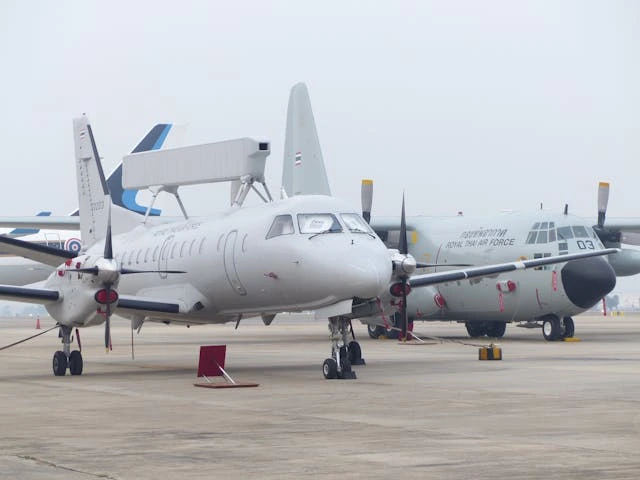
#> input picture data/pexels-saab-340.webp, 640 x 480 px
$ jupyter execute '5 Scaling, Rotating, Shifting and Edge Detection.ipynb'
#> lines starting #> are read from the running program, lines starting #| are printed output that depends on the picture; after the words box and inside, x2 and y2 are one past the last pixel; in counts of white or black regions, pixels touching at a corner belong together
<p style="font-family:ComicSansMS; font-size: 30px; color: magenta"> Image Processing in Python</p>

<p style="font-family:ComicSansMS; font-size: 20px; color: orange"> Image processing involves analyzing and modifying digital images using computer algorithms.</p>

> 1. Image Resizing
* <p style="font-family:ComicSansMS; font-size: 20px; color: orange">cv2.resize(): Resizes the image to new dimensions.</<p>
* <p style="font-family:ComicSansMS; font-size: 20px; color: orange">cv2.INTER_CUBIC: Provides high-quality enlargement.</<p>
* <p style="font-family:ComicSansMS; font-size: 20px; color: orange">cv2.INTER_AREA: Works best for downscaling.</<p>

[cell 1]
import cv2
import numpy as np
import matplotlib.pyplot as plt

image = cv2.imread('../../data/pexels-saab-340.webp')
#> image is the input picture: shape (480, 640, 3); mean B, G, R 190.2, 186.2, 184.6
image_rgb = cv2.cvtColor(image, cv2.COLOR_BGR2RGB)
scale_factor_1 = 3.0
scale_factor_2 = 1/3.0
height, width = image_rgb.shape[:2]
#> height = 480; width = 640
new_height = int(height * scale_factor_1)
#> new_height = 1440
new_width = int(width * scale_factor_1)
#> new_width = 1920

zoomed_image = cv2.resize(src =image_rgb,
                          dsize=(new_width, new_height),
                          interpolation=cv2.INTER_CUBIC)

new_height1 = int(height * scale_factor_2)
#> new_height1 = 160
new_width1 = int(width * scale_factor_2)
#> new_width1 = 213
scaled_image = cv2.resize(src= image_rgb,
                          dsize =(new_width1, new_height1),
                          interpolation=cv2.INTER_AREA)

fig, axs = plt.subplots(1, 3, figsize=(10, 4))
axs[0].imshow(image_rgb)
axs[0].set_title('Original Image Shape:'+str(image_rgb.shape))
axs[1].imshow(zoomed_image)
axs[1].set_title('Zoomed Image Shape:'+str(zoomed_image.shape))
axs[2].imshow(scaled_image)
axs[2].set_title('Scaled Image Shape:'+str(scaled_image.shape))

for ax in axs:
    ax.set_xticks([])
    ax.set_yticks([])

plt.tight_layout()
plt.show()
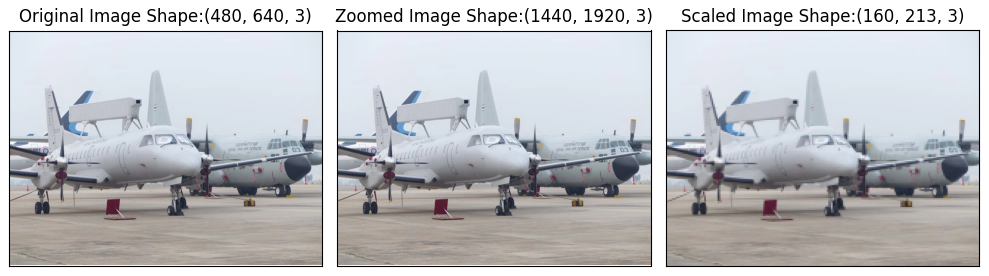
#> figure drawn by matplotlib, 3 panels

> 2. Image Rotation
* <p style="font-family:ComicSansMS; font-size: 20px; color: orange">cv2.getRotationMatrix2D() : generates the transformation matrix.</<p>
* <p style="font-family:ComicSansMS; font-size: 20px; color: orange">cv2.warpAffine() : applies the rotation.</<p>
* <p style="font-family:ComicSansMS; font-size: 20px; color: orange">A positive angle rotates the image clockwise; a negative angle rotates it counterclockwise.</<p>
* <p style="font-family:ComicSansMS; font-size: 20px; color: orange">The scale factor adjusts the image size.</<p>

[cell 2]
img = cv2.imread('../../data/pexels-saab-340.webp')
image_rgb = cv2.cvtColor(img, cv2.COLOR_BGR2RGB)
center = (image_rgb.shape[1] // 2, image_rgb.shape[0] // 2)
#> center = (320, 240)
angle = 30
scale = 1
rotation_matrix = cv2.getRotationMatrix2D(center, angle, scale)
rotated_image = cv2.warpAffine(image_rgb, rotation_matrix, (img.shape[1], img.shape[0]))
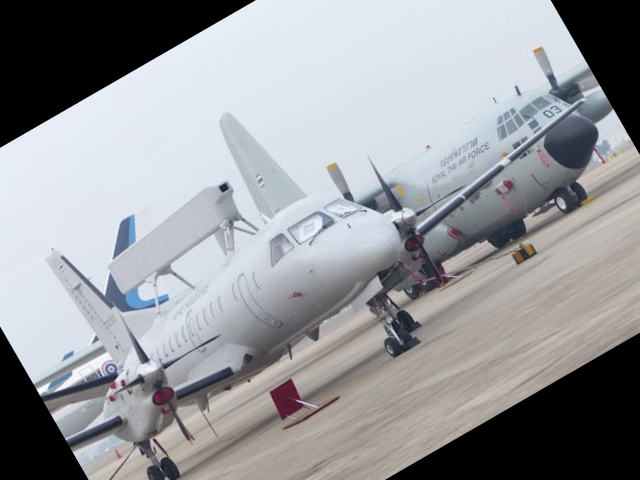
#> rotated_image: shape (480, 640, 3); mean R, G, B 151.5, 153.2, 157.1

fig, axs = plt.subplots(1, 2, figsize=(7, 4))
axs[0].imshow(image_rgb)
axs[0].set_title('Original Image')
axs[1].imshow(rotated_image)
axs[1].set_title('Image Rotation')
for ax in axs:
    ax.set_xticks([])
    ax.set_yticks([])

plt.tight_layout()
plt.show()
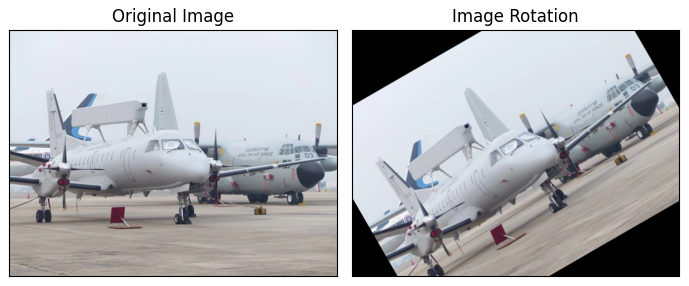
#> figure drawn by matplotlib, 2 panels

> 3. Image Translation
* <p style="font-family:ComicSansMS; font-size: 20px; color: orange">Image Translation is the process of moving an image from one position to another within a specified frame of reference.</<p>
* <p style="font-family:ComicSansMS; font-size: 20px; color: orange">cv2.warpAffine() shifts the image based on translation values.</<p>
* <p style="font-family:ComicSansMS; font-size: 20px; color: orange">tx, ty define the movement along the x and y axes.</<p>

[cell 3]
img = cv2.imread('../../data/pexels-saab-340.webp')
image_rgb = cv2.cvtColor(img, cv2.COLOR_BGR2RGB)
width, height = image_rgb.shape[1], image_rgb.shape[0]

tx, ty = 100, 70
translation_matrix = np.array([[1, 0, tx], [0, 1, ty]], dtype=np.float32)
translated_image = cv2.warpAffine(image_rgb, translation_matrix, (width, height))
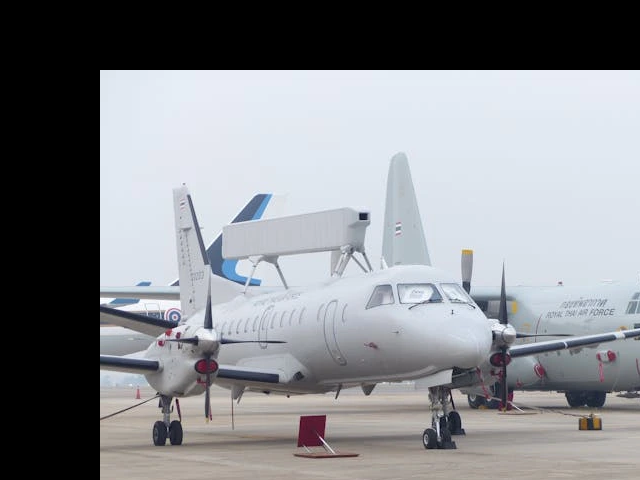
#> translated_image: shape (480, 640, 3); mean R, G, B 134.7, 136.9, 141.2

fig, axs = plt.subplots(1, 2, figsize=(7, 4))
axs[0].imshow(image_rgb), axs[0].set_title('Original Image')
axs[1].imshow(translated_image), axs[1].set_title('Image Translation')

for ax in axs:
    ax.set_xticks([]), ax.set_yticks([])

plt.tight_layout()
plt.show()

> 4. Image Shearing
* <p style="font-family:ComicSansMS; font-size: 20px; color: orange">Image Shearing is a geometric transformation that distorts or skews an image along one or both axes.</<p>
* <p style="font-family:ComicSansMS; font-size: 20px; color: orange">shear_x, shear_y control the degree of skewing.</<p>
* <p style="font-family:ComicSansMS; font-size: 20px; color: orange">cv2.warpAffine() applies the transformation.</<p>

[cell 4]
img = cv2.imread('../../data/pexels-saab-340.webp')
image_rgb = cv2.cvtColor(img, cv2.COLOR_BGR2RGB)
width, height = image_rgb.shape[1], image_rgb.shape[0]

shearX, shearY = -0.15, 0
transformation_matrix = np.array([[1, shearX, 0], [0, 1, shearY]], dtype=np.float32)
sheared_image = cv2.warpAffine(image_rgb, transformation_matrix, (width, height))
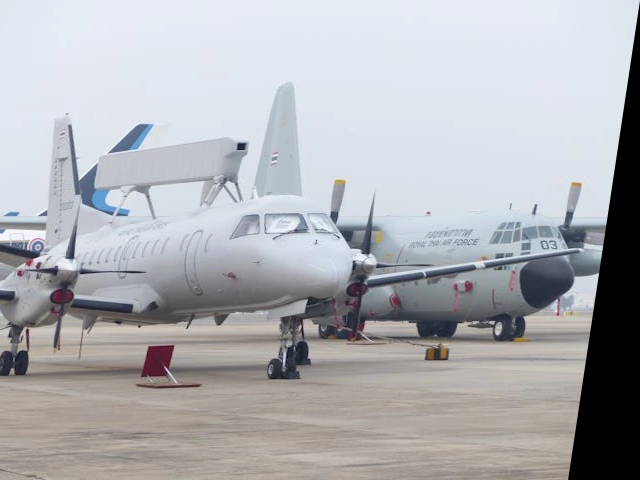
#> sheared_image: shape (480, 640, 3); mean R, G, B 174.8, 176.5, 180.5

fig, axs = plt.subplots(1, 2, figsize=(7, 4))
axs[0].imshow(image_rgb), axs[0].set_title('Original Image')
axs[1].imshow(sheared_image), axs[1].set_title('Sheared Image')

for ax in axs:
    ax.set_xticks([]), ax.set_yticks([])

plt.tight_layout()
plt.show()

> 5. Image Normalization
* <p style="font-family:ComicSansMS; font-size: 20px; color: orange">Image Normalization scales pixel values to a specific range to enhance image processing tasks. Here:</<p>
* <p style="font-family:ComicSansMS; font-size: 20px; color: orange">cv2.normalize(): Normalizes pixel values.</<p>
* <p style="font-family:ComicSansMS; font-size: 20px; color: orange">cv2.NORM_MINMAX: Scales values between 0 and 1.</<p>
* <p style="font-family:ComicSansMS; font-size: 20px; color: orange">cv2.merge(): Combines separately normalized RGB channels.</<p>

[cell 5]
img = cv2.imread('../../data/pexels-saab-340.webp')
image_rgb = cv2.cvtColor(img, cv2.COLOR_BGR2RGB)
b, g, r = cv2.split(image_rgb)
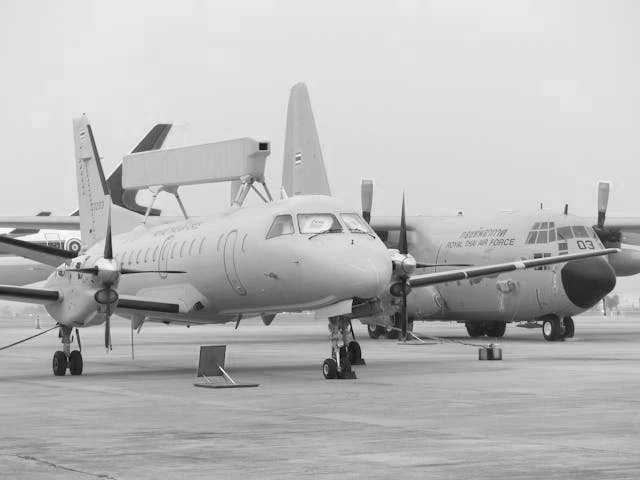
#> b: shape (480, 640); min 0, max 255, mean 184.6
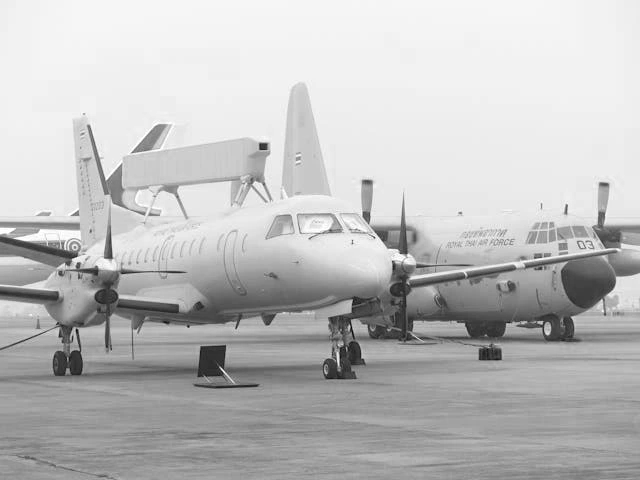
#> r: shape (480, 640); min 4, max 255, mean 190.2

b_normalized = cv2.normalize(b.astype('float'), None, 0, 1, cv2.NORM_MINMAX)
g_normalized = cv2.normalize(g.astype('float'), None, 0, 1, cv2.NORM_MINMAX)
r_normalized = cv2.normalize(r.astype('float'), None, 0, 1, cv2.NORM_MINMAX)

normalized_image = cv2.merge((b_normalized, g_normalized, r_normalized))
print(normalized_image[:, :, 0])
#> (printed output is left out)

plt.imshow(normalized_image)
plt.xticks([]),
plt.yticks([]),
plt.title('Normalized Image')
plt.show()

> 6. Edge detection of Image
* <p style="font-family:ComicSansMS; font-size: 20px; color: orange">Edge detection is used to find sharp edges withing image to find different objects and boundaries within a image. Canny Edge Detection is a popular edge detection method. Here:</<p>
* <p style="font-family:ComicSansMS; font-size: 20px; color: orange">cv2.GaussianBlur(): Removes noise through Gaussian smoothing.</<p>
* <p style="font-family:ComicSansMS; font-size: 20px; color: orange">cv2.Sobel(): Computes the gradient of the image.</<p>
* <p style="font-family:ComicSansMS; font-size: 20px; color: orange">cv2.Canny(): Applies non-maximum suppression and hysteresis thresholding to detect edges.</<p>

[cell 6]
img = cv2.imread('../../data/pexels-saab-340.webp')
image_rgb = cv2.cvtColor(img, cv2.COLOR_BGR2RGB)
edges = cv2.Canny(image_rgb, 100, 700)
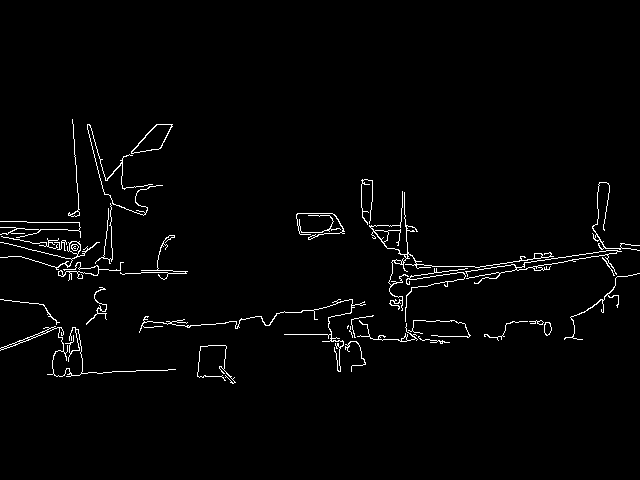
#> edges: shape (480, 640); 2% white in thin lines or dots, all inside (x1, y1, x2, y2) = (0, 119, 640, 384)

fig, axs = plt.subplots(1, 2, figsize=(7, 4))
axs[0].imshow(image_rgb), axs[0].set_title('Original Image')
axs[1].imshow(edges), axs[1].set_title('Image Edges')

for ax in axs:
    ax.set_xticks([]), ax.set_yticks([])

plt.tight_layout()
plt.show()

> 7. Image Blurring
* <p style="font-family:ComicSansMS; font-size: 20px; color: orange">Image Blurring reduces image detail by averaging pixel values. Here:</<p>
* <p style="font-family:ComicSansMS; font-size: 20px; color: orange">cv2.GaussianBlur(): Smooths using a Gaussian kernel.</<p>
* <p style="font-family:ComicSansMS; font-size: 20px; color: orange">cv2.medianBlur(): Replaces pixels with the median value in a neighborhood.</<p>
* <p style="font-family:ComicSansMS; font-size: 20px; color: orange">cv2.bilateralFilter(): Preserves edges while blurring.</<p>

[cell 7]
image = cv2.imread('../../data/pexels-saab-340.webp')
image_rgb = cv2.cvtColor(image, cv2.COLOR_BGR2RGB)
blurred = cv2.GaussianBlur(image, (3, 3), 0)
blurred_rgb = cv2.cvtColor(blurred, cv2.COLOR_BGR2RGB)

fig, axs = plt.subplots(1, 2, figsize=(7, 4))
axs[0].imshow(image_rgb), axs[0].set_title('Original Image')
axs[1].imshow(blurred_rgb), axs[1].set_title('Blurred Image')

for ax in axs:
    ax.set_xticks([]), ax.set_yticks([])

plt.tight_layout()
plt.show()

> 8. Morphological Image Processing
* <p style="font-family:ComicSansMS; font-size: 20px; color: orange">Morphological Image Processing involves techniques that process the structure or shape of objects in an image. It focuses on operations like dilation, erosion, opening and closing which modify the image’s geometric features.</<p>
* <p style="font-family:ComicSansMS; font-size: 20px; color: orange">cv2.dilate(): Expands object boundaries.</<p>
* <p style="font-family:ComicSansMS; font-size: 20px; color: orange">cv2.erode(): Shrinks object boundaries.</<p>
* <p style="font-family:ComicSansMS; font-size: 20px; color: orange">cv2.morphologyEx() with cv2.MORPH_OPEN: Removes small noise.</<p>
* <p style="font-family:ComicSansMS; font-size: 20px; color: orange">cv2.morphologyEx() with cv2.MORPH_CLOSE: Fills small holes.</<p>

[cell 8]
image = cv2.imread('../../data/pexels-saab-340.webp')
image_gray = cv2.cvtColor(image, cv2.COLOR_BGR2GRAY)

kernel = np.ones((3, 3), np.uint8)

dilated = cv2.dilate(image_gray, kernel, iterations=2)
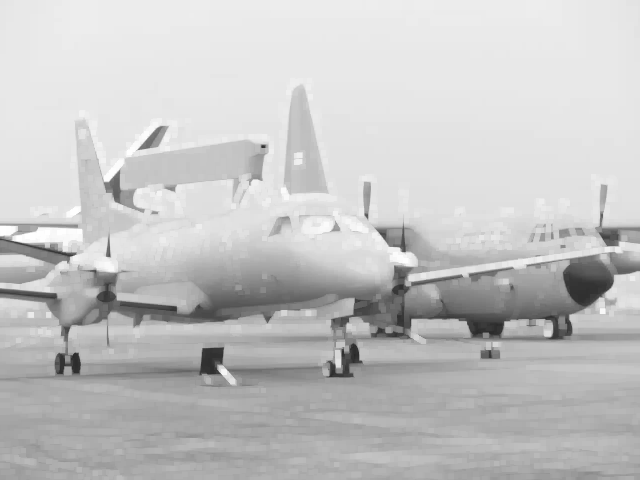
#> dilated: shape (480, 640); min 39, max 255, mean 196.2
eroded = cv2.erode(image_gray, kernel, iterations=2)
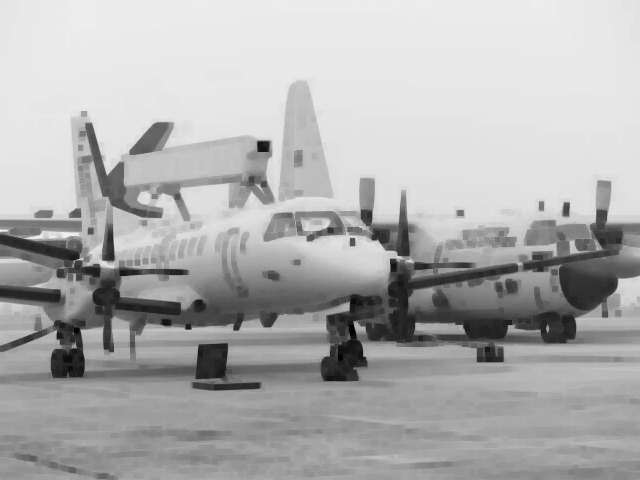
#> eroded: shape (480, 640); min 3, max 244, mean 175.2
opening = cv2.morphologyEx(image_gray, cv2.MORPH_OPEN, kernel)
closing = cv2.morphologyEx(image_gray, cv2.MORPH_CLOSE, kernel)

fig, axs = plt.subplots(2, 2, figsize=(7, 7))
axs[0, 0].imshow(dilated, cmap='Greys'), axs[0, 0].set_title('Dilated Image')
axs[0, 1].imshow(eroded, cmap='Greys'), axs[0, 1].set_title('Eroded Image')
axs[1, 0].imshow(opening, cmap='Greys'), axs[1, 0].set_title('Opening')
axs[1, 1].imshow(closing, cmap='Greys'), axs[1, 1].set_title('Closing')

for ax in axs.flatten():
    ax.set_xticks([]), ax.set_yticks([])

plt.tight_layout()
plt.show()
